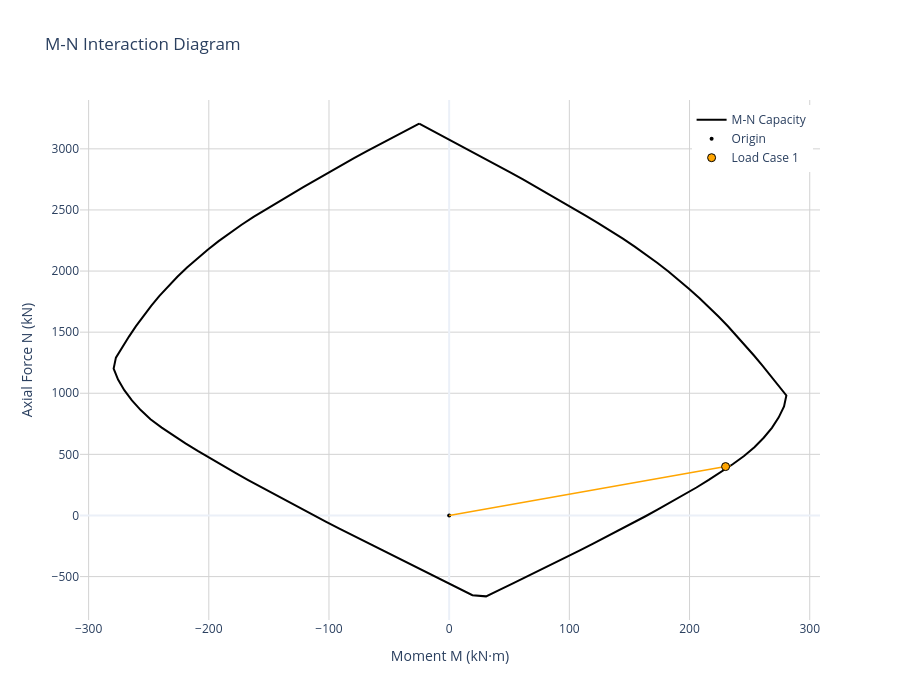
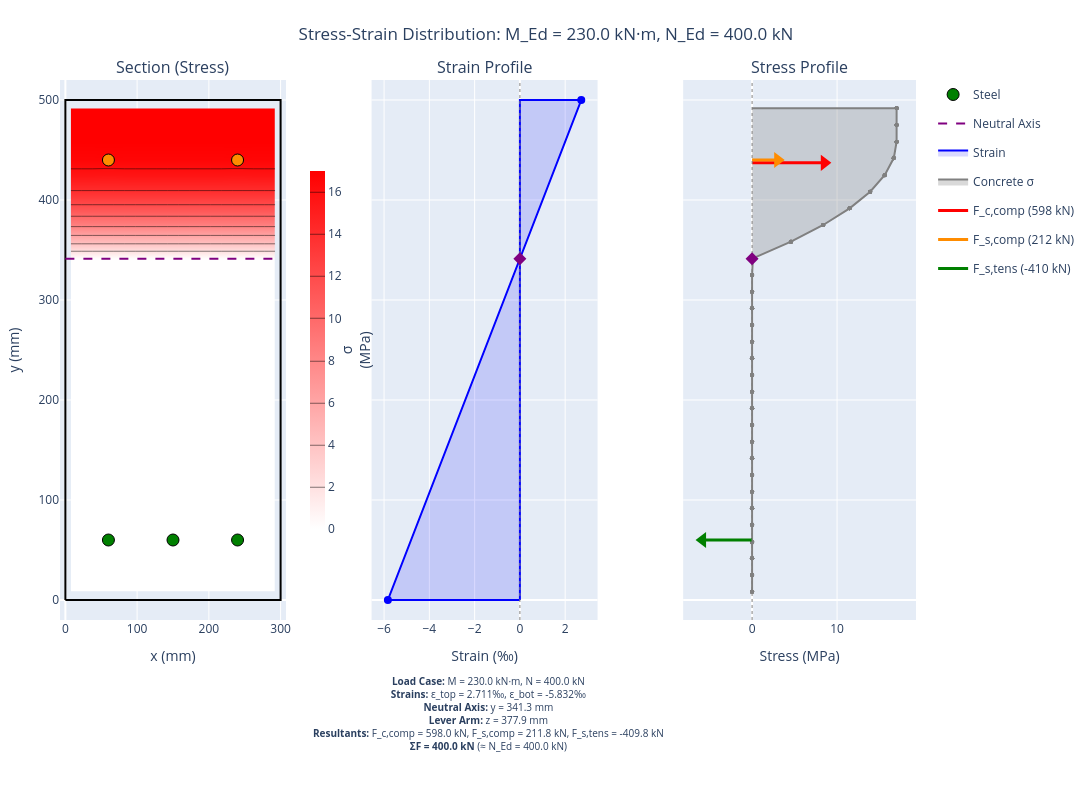

The notebook cell saved with these charts, in order:
### Code cell
# Create M-N interaction diagram
diagram = create_interaction_diagram(
    section=section,
    concrete=concrete,
    concrete_model_type=ConcreteModelType.PARABOLA_RECTANGLE,  # EC2 Fig 3.3
    steel_model_type=SteelModelType.HORIZONTAL,                  # With strain hardening
    n_fibres_width=20,
    n_fibres_height=30,
)

loadcases = []

forces_dict = {
    "M_Ed": moment,
    "N_Ed": axial
    }

loadcases.append(forces_dict)

diagram.plot_mn(
    load_points=loadcases,
    show_vectors=True,
    show=True
    )

diagram.plot_stress_strain(
    M_Ed=moment,
    N_Ed=axial,
    height=800,
    show=False,
    section_render="filled")

### Figure 1 — Plotly figure (JSON) as saved in the notebook; plotly's stock layout.template omitted (floating-point values rounded to 4 significant figures)
{"data": [{"hovertemplate": "M: %{x:.3g} kN·m<br>N: %{y:.3g} kN<extra></extra>", "line": {"color": "black", "width": 2}, "mode": "lines", "name": "M-N Capacity", "type": "scatter", "x": [-24.94, -14.07, -3.137, 7.771, 18.62, 29.41, 40.13, 50.81, 61.42, 72.0, 82.52, 93.01, 103.5, 113.9, 124.3, 134.5, 144.5, 154.4, 164.0, 173.3, 182.4, 191.3, 199.9, 208.3, 216.4, 224.3, 231.9, 239.4, 246.6, 253.6, 260.5, 267.3, 274.0, 280.6, 278.6, 274.2, 268.5, 261.7, 254.0, 245.3, 235.9, 226.0, 216.0, 205.8, 195.3, 184.8, 174.1, 163.4, 152.6, 141.7, 130.8, 119.8, 108.8, 97.71, 86.61, 75.47, 64.27, 53.08, 41.89, 30.71, 19.33, 8.227, -2.882, -14.0, -25.12, -36.24, -47.31, -58.36, -69.41, -80.4, -91.37, -102.3, -113.2, -124.1, -134.9, -145.8, -156.5, -167.2, -177.9, -188.4, -198.9, -209.2, -219.4, -229.4, -239.2, -248.5, -256.7, -264.0, -270.3, -275.5, -279.2, -277.3, -272.0, -266.4, -260.6, -254.5, -248.0, -241.1, -233.8, -226.2, -218.1, -209.7, -200.9, -191.8, -182.5, -172.7, -162.8, -152.6, -142.2, -131.8, -121.4, -110.9, -100.4, -89.81, -79.17, -68.47, -57.68, -46.81, -35.86, -24.94], "y": [3206.0, 3150.0, 3094.0, 3038.0, 2981.0, 2924.0, 2867.0, 2808.0, 2750.0, 2691.0, 2631.0, 2571.0, 2511.0, 2451.0, 2390.0, 2329.0, 2265.0, 2200.0, 2134.0, 2065.0, 1996.0, 1925.0, 1852.0, 1778.0, 1702.0, 1626.0, 1548.0, 1469.0, 1389.0, 1309.0, 1228.0, 1146.0, 1065.0, 982.3, 891.7, 802.8, 717.4, 636.1, 558.9, 486.4, 418.8, 354.1, 290.8, 228.9, 168.9, 109.2, 51.41, -6.346, -63.24, -119.6, -175.6, -231.1, -286.1, -340.6, -394.8, -448.6, -501.9, -555.2, -608.6, -661.9, -652.6, -598.4, -544.3, -490.2, -436.2, -382.2, -327.7, -273.0, -218.3, -163.0, -107.6, -51.82, 4.288, 60.64, 117.2, 174.1, 231.7, 289.3, 347.8, 407.1, 466.8, 528.0, 590.1, 653.7, 719.3, 787.2, 862.6, 941.8, 1025.0, 1112.0, 1202.0, 1291.0, 1378.0, 1464.0, 1549.0, 1633.0, 1715.0, 1796.0, 1876.0, 1954.0, 2030.0, 2103.0, 2175.0, 2245.0, 2313.0, 2379.0, 2443.0, 2505.0, 2566.0, 2626.0, 2686.0, 2746.0, 2806.0, 2865.0, 2923.0, 2981.0, 3038.0, 3095.0, 3150.0, 3206.0]}, {"hovertemplate": "Origin (0,0)<extra></extra>", "marker": {"color": "black", "size": 4, "symbol": "circle"}, "mode": "markers", "name": "Origin", "type": "scatter", "x": [0], "y": [0]}, {"hoverinfo": "skip", "line": {"color": "orange", "dash": "solid", "width": 1.5}, "mode": "lines", "showlegend": false, "type": "scatter", "x": [0, 230], "y": [0, 400]}, {"hoverinfo": "skip", "line": {"color": "orange", "dash": "dash", "width": 1.5}, "mode": "lines", "showlegend": false, "type": "scatter", "x": [230, 234.1], "y": [400, 407.2]}, {"hovertemplate": "<b>Load Case 1</b><br>N_Ed: 400 kN<br>M_Ed: 230 kN·m<br>N_Rd: 407 kN<br>M_Rd: 234 kN·m<br>Utilization: 98.2%<br>Status: ✓ PASS<extra></extra>", "marker": {"color": "orange", "line": {"color": "black", "width": 1}, "size": 8, "symbol": "circle"}, "mode": "markers", "name": "Load Case 1", "type": "scatter", "x": [230], "y": [400]}], "layout": {"height": 700, "legend": {"x": 0.99, "xanchor": "right", "y": 0.99, "yanchor": "top"}, "title": {"text": "M-N Interaction Diagram"}, "width": 900, "xaxis": {"gridcolor": "lightgray", "range": [-307.2, 308.6], "title": {"text": "Moment M (kN·m)"}, "zeroline": true}, "yaxis": {"gridcolor": "lightgray", "range": [-855.3, 3400.0], "title": {"text": "Axial Force N (kN)"}, "zeroline": true}}}

### Figure 2 — Plotly figure (JSON) as saved in the notebook; plotly's stock layout.template omitted (floating-point values rounded to 4 significant figures; data arrays with more than 128 entries replaced by an {"elided": "..."} marker saying what was removed)
{"data": [{"line": {"color": "black", "width": 2}, "mode": "lines", "name": "Section outline", "showlegend": false, "type": "scatter", "x": [0, 300, 300, 0, 0], "xaxis": "x", "y": [0, 0, 500, 500, 0], "yaxis": "y"}, {"colorbar": {"len": 0.7, "thickness": 15, "title": {"side": "right", "text": "σ<br>(MPa)"}, "x": 0.28, "y": 0.5}, "colorscale": [[0, "white"], [1, "red"]], "contours": {"coloring": "heatmap"}, "hovertemplate": "x: %{x:.1f} mm<br>y: %{y:.1f} mm<br>σ: %{z:.2f} MPa<extra>Concrete</extra>", "name": "Concrete", "showlegend": false, "showscale": true, "type": "contour", "x": [7.5, 22.5, 37.5, 52.5, 67.5, 82.5, 97.5, 112.5, 127.5, 142.5, 157.5, 172.5, 187.5, 202.5, 217.5, 232.5, 247.5, 262.5, 277.5, 292.5], "xaxis": "x", "y": [8.333, 25.0, 41.67, 58.33, 75.0, 91.67, 108.3, 125.0, 141.7, 158.3, 175.0, 191.7, 208.3, 225.0, 241.7, 258.3, 275.0, 291.7, 308.3, 325.0, 341.7, 358.3, 375.0, 391.7, 408.3, 425.0, 441.7, 458.3, 475.0, 491.7], "yaxis": "y", "z": {"elided": "30x20 float values"}, "zmax": 17, "zmin": 0}, {"customdata": [[-434.8, -4.807, -136.6], [-434.8, -4.807, -136.6], [-434.8, -4.807, -136.6], [337.1, 1.686, 105.9], [337.1, 1.686, 105.9]], "hovertemplate": "x: %{x:.1f} mm<br>y: %{y:.1f} mm<br>σ: %{customdata[0]:.1f} MPa<br>ε: %{customdata[1]:.3f} ‰<br>F: %{customdata[2]:.1f} kN<br><extra>Steel</extra>", "marker": {"color": ["green", "green", "green", "darkorange", "darkorange"], "line": {"color": "black", "width": 1}, "size": 12}, "mode": "markers", "name": "Steel", "showlegend": true, "type": "scatter", "x": [60.0, 150.0, 240.0, 60.0, 240.0], "xaxis": "x", "y": [60.0, 60.0, 60.0, 440.0, 440.0], "yaxis": "y"}, {"line": {"color": "purple", "dash": "dash", "width": 2}, "mode": "lines", "name": "Neutral Axis", "showlegend": true, "type": "scatter", "x": [0, 300], "xaxis": "x", "y": [341.3, 341.3], "yaxis": "y"}, {"fill": "toself", "fillcolor": "rgba(0, 0, 255, 0.15)", "hovertemplate": "ε: %{x:.3f} ‰<br>y: %{y:.1f} mm<extra></extra>", "line": {"color": "blue", "width": 2}, "mode": "lines", "name": "Strain", "type": "scatter", "x": [0, -5.832, 2.711, 0, 0], "xaxis": "x2", "y": [0, 0, 500, 500, 0], "yaxis": "y2"}, {"hovertemplate": "ε: %{x:.3f} ‰<br>y: %{y:.1f} mm<extra></extra>", "marker": {"color": "blue", "size": 8}, "mode": "markers", "showlegend": false, "type": "scatter", "x": [-5.832, 2.711], "xaxis": "x2", "y": [0, 500], "yaxis": "y2"}, {"line": {"color": "gray", "dash": "dot", "width": 1}, "mode": "lines", "showlegend": false, "type": "scatter", "x": [0, 0], "xaxis": "x2", "y": [-20, 520], "yaxis": "y2"}, {"hovertemplate": "Neutral Axis<br>y: 341.3 mm<extra></extra>", "marker": {"color": "purple", "size": 10, "symbol": "diamond"}, "mode": "markers", "name": "NA", "showlegend": false, "type": "scatter", "x": [0], "xaxis": "x2", "y": [341.3], "yaxis": "y2"}, {"fill": "toself", "fillcolor": "rgba(128, 128, 128, 0.3)", "hoverinfo": "skip", "legendgroup": "concrete_stress", "line": {"color": "gray", "width": 2}, "mode": "lines", "name": "Concrete σ", "type": "scatter", "x": {"elided": "602 float values"}, "xaxis": "x3", "y": {"elided": "602 float values"}, "yaxis": "y3"}, {"hovertemplate": "%{text}<extra>Concrete</extra>", "legendgroup": "concrete_stress", "marker": {"color": "gray", "opacity": 0.5, "size": 4}, "mode": "markers", "showlegend": false, "text": {"elided": "600 str values"}, "type": "scatter", "x": {"elided": "600 float values"}, "xaxis": "x3", "y": {"elided": "600 float values"}, "yaxis": "y3"}, {"hovertemplate": "F_c,comp = 598.0 kN<br>y = 437.1 mm<extra>Concrete Compression</extra>", "legendgroup": "F_c,comp", "line": {"color": "red", "width": 3}, "mode": "lines", "name": "F_c,comp (598 kN)", "type": "scatter", "x": [0, 8.5], "xaxis": "x3", "y": [437.1, 437.1], "yaxis": "y3"}, {"hoverinfo": "skip", "legendgroup": "F_c,comp", "marker": {"color": "red", "size": 14, "symbol": "triangle-right"}, "mode": "markers", "showlegend": false, "type": "scatter", "x": [8.5], "xaxis": "x3", "y": [437.1], "yaxis": "y3"}, {"hovertemplate": "F_s,comp = 211.8 kN<br>y = 440.0 mm<extra>Steel Compression</extra>", "legendgroup": "F_s,comp", "line": {"color": "darkorange", "width": 3}, "mode": "lines", "name": "F_s,comp (212 kN)", "type": "scatter", "x": [0, 3.011], "xaxis": "x3", "y": [440, 440], "yaxis": "y3"}, {"hoverinfo": "skip", "legendgroup": "F_s,comp", "marker": {"color": "darkorange", "size": 14, "symbol": "triangle-right"}, "mode": "markers", "showlegend": false, "type": "scatter", "x": [3.011], "xaxis": "x3", "y": [440], "yaxis": "y3"}, {"hovertemplate": "F_s,tens = -409.8 kN<br>y = 60.0 mm<extra>Steel Tension</extra>", "legendgroup": "F_s,tens", "line": {"color": "green", "width": 3}, "mode": "lines", "name": "F_s,tens (-410 kN)", "type": "scatter", "x": [0, -5.825], "xaxis": "x3", "y": [60, 60], "yaxis": "y3"}, {"hoverinfo": "skip", "legendgroup": "F_s,tens", "marker": {"color": "green", "size": 14, "symbol": "triangle-left"}, "mode": "markers", "showlegend": false, "type": "scatter", "x": [-5.825], "xaxis": "x3", "y": [60], "yaxis": "y3"}, {"line": {"color": "gray", "dash": "dot", "width": 1}, "mode": "lines", "showlegend": false, "type": "scatter", "x": [0, 0], "xaxis": "x3", "y": [-20, 520], "yaxis": "y3"}, {"hovertemplate": "Neutral Axis<br>y: 341.3 mm<extra></extra>", "marker": {"color": "purple", "size": 10, "symbol": "diamond"}, "mode": "markers", "showlegend": false, "type": "scatter", "x": [0], "xaxis": "x3", "y": [341.3], "yaxis": "y3"}], "layout": {"annotations": [{"font": {"size": 16}, "showarrow": false, "text": "Section (Stress)", "x": 0.132, "xanchor": "center", "xref": "paper", "y": 1, "yanchor": "bottom", "yref": "paper"}, {"font": {"size": 16}, "showarrow": false, "text": "Strain Profile", "x": 0.496, "xanchor": "center", "xref": "paper", "y": 1, "yanchor": "bottom", "yref": "paper"}, {"font": {"size": 16}, "showarrow": false, "text": "Stress Profile", "x": 0.864, "xanchor": "center", "xref": "paper", "y": 1, "yanchor": "bottom", "yref": "paper"}, {"align": "center", "font": {"size": 10}, "showarrow": false, "text": "<b>Load Case:</b> M = 230.0 kN·m, N = 400.0 kN<br><b>Strains:</b> ε_top = 2.711‰, ε_bot = -5.832‰<br><b>Neutral Axis:</b> y = 341.3 mm<br><b>Lever Arm:</b> z = 377.9 mm<br><b>Resultants:</b> F_c,comp = 598.0 kN, F_s,comp = 211.8 kN, F_s,tens = -409.8 kN<br><b>ΣF = 400.0 kN</b> (≈ N_Ed = 400.0 kN)", "x": 0.5, "xref": "paper", "y": -0.25, "yref": "paper"}], "height": 800, "legend": {"x": 1.02, "y": 1}, "margin": {"b": 180, "l": 60, "r": 120, "t": 80}, "showlegend": true, "title": {"text": "Stress-Strain Distribution: M_Ed = 230.0 kN·m, N_Ed = 400.0 kN", "x": 0.5}, "width": 1200, "xaxis": {"anchor": "y", "domain": [0, 0.264], "range": [-7.5, 307.5], "title": {"text": "x (mm)"}}, "xaxis2": {"anchor": "y2", "domain": [0.364, 0.628], "title": {"text": "Strain (‰)"}}, "xaxis3": {"anchor": "y3", "domain": [0.728, 1], "range": [-8.107, 19.28], "title": {"text": "Stress (MPa)"}}, "yaxis": {"anchor": "x", "domain": [0, 1], "range": [-20, 520], "title": {"text": "y (mm)"}}, "yaxis2": {"anchor": "x2", "domain": [0, 1], "matches": "y", "showticklabels": false}, "yaxis3": {"anchor": "x3", "domain": [0, 1], "matches": "y", "showticklabels": false}}}
